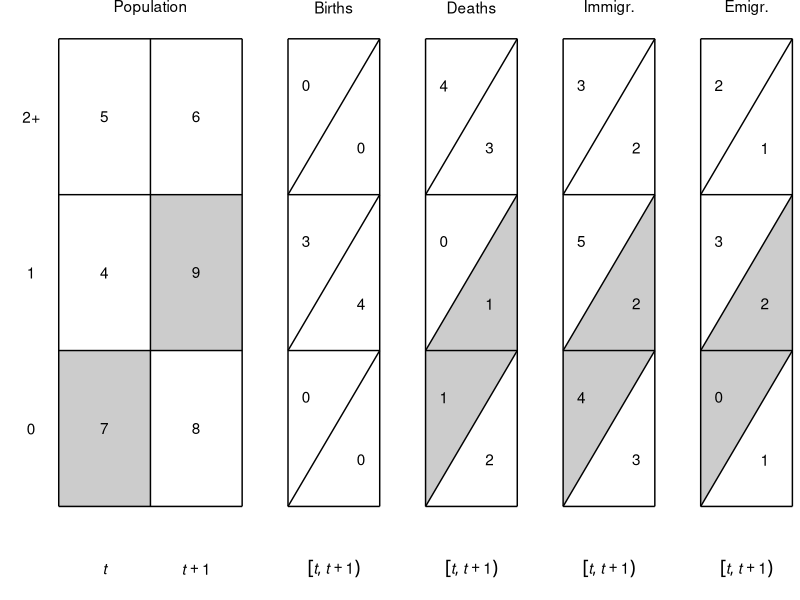

Recreate this plot in R.


library(ggplot2)

data_popn_poly <- data.frame(x =    c(0, 1, 1, 0, 0, 1, 2, 2, 1, 1),
                            y =    c(0, 0, 1, 1, 0, 1, 1, 2, 2, 1))
data_popn_box <- data.frame(x =    c(0, 2, 2, 0, 1, 0, 0),
                            xend = c(2, 2, 0, 0, 1, 2, 2),
                            y =    c(0, 0, 3, 3, 0, 1, 2),
                            yend = c(0, 3, 3, 0, 3, 1, 2))
data_popn_label <- data.frame(x = c(1, 0.5, 1.5, 0.5, 1.5, 0.5, 1.5, 0.5, 1.5),
                              y = c(3.2, 0.5, 0.5, 1.5, 1.5, 2.5, 2.5, -0.4, -0.4),
                              label = c("Population", 7, 8, 4, 9, 5, 6, "italic(t)", "italic(t)+1"))
data_births_box <- data.frame(x =    c(2.5, 3.5, 3.5, 2.5, 2.5, 2.5, 2.5, 2.5, 2.5),
                              xend = c(3.5, 3.5, 2.5, 2.5, 3.5, 3.5, 3.5, 3.5, 3.5),
                              y =    c(0, 0, 3, 3, 1, 2, 0, 1, 2),
                              yend = c(0, 3,   3,     0, 1,   2, 1, 2, 3))
data_births_label <- data.frame(x =  c(3,   2.7, 3.3, 2.7, 3.3, 2.7, 3.3, 3),
                                y =  c(3.2, 0.7, 0.3, 1.7, 1.3, 2.7, 2.3, -0.4),
                                label = c("Births", 0, 0, 3, 4, 0, 0, 'group("[",list(italic(t),italic(t+1)),")")'))
data_deaths_poly <- data.frame(x =   c(4, 5, 5, 4, 4),
                              y =    c(0, 1, 2, 1, 0))
data_deaths_box <- data.frame(x =    c(4, 5, 5, 4, 4, 4, 4, 4, 4),
                              xend = c(5, 5, 4, 4, 5, 5, 5, 5, 5),
                              y =    c(0, 0, 3, 3, 1, 2, 0, 1, 2),
                              yend = c(0, 3, 3, 0, 1, 2, 1, 2, 3))
data_deaths_label <- data.frame(x = c(4.5, 4.2, 4.7, 4.2, 4.7, 4.2, 4.7, 4.5),
                                y = c(3.2, 0.7, 0.3, 1.7, 1.3, 2.7, 2.3, -0.4),
                                label = c("Deaths", 1, 2, 0, 1, 4, 3, 'group("[",list(italic(t),italic(t+1)),")")'))
data_im_poly <- data.frame(x =   c(5.5, 6.5, 6.5, 5.5, 5.5),
                           y =    c(0, 1, 2, 1, 0))
data_im_box <- data.frame(x =    c(2.5, 3.5, 3.5, 2.5, 2.5, 2.5, 2.5, 2.5, 2.5) + 3,
                              xend = c(3.5, 3.5, 2.5, 2.5, 3.5, 3.5, 3.5, 3.5, 3.5) + 3,
                              y =    c(0, 0, 3, 3, 1, 2, 0, 1, 2),
                              yend = c(0, 3,   3,     0, 1,   2, 1, 2, 3))
data_im_label <- data.frame(x =  c(3,   2.7, 3.3, 2.7, 3.3, 2.7, 3.3, 3) + 3,
                                y =  c(3.2, 0.7, 0.3, 1.7, 1.3, 2.7, 2.3, -0.4),
                                label = c("Immigr.", 4, 3, 5, 2, 3, 2, 'group("[",list(italic(t),italic(t+1)),")")'))
data_em_poly <- data.frame(x =   c(7, 8, 8, 7, 7),
                           y =    c(0, 1, 2, 1, 0))
data_em_box <- data.frame(x =    c(4, 5, 5, 4, 4, 4, 4, 4, 4) + 3,
                              xend = c(5, 5, 4, 4, 5, 5, 5, 5, 5) + 3,
                              y =    c(0, 0, 3, 3, 1, 2, 0, 1, 2),
                              yend = c(0, 3, 3, 0, 1, 2, 1, 2, 3))
data_em_label <- data.frame(x = c(4.5, 4.2, 4.7, 4.2, 4.7, 4.2, 4.7, 4.5) + 3,
                                y = c(3.2, 0.7, 0.3, 1.7, 1.3, 2.7, 2.3, -0.4),
                                label = c("Emigr.", 0, 1, 3, 2, 2, 1, 'group("[",list(italic(t),italic(t+1)),")")'))
data_age_label <- data.frame(x = rep(-0.3, 3),
                             y = c(0.5, 1.5, 2.5),
                             label = c("0", "1", "2+"))
                                       
p <- ggplot(data_popn_box, aes(x = x, y = y)) +
    theme_bw() +
    theme(panel.border = element_blank(),
          panel.grid.major = element_blank(),
          panel.grid.minor = element_blank(),
          axis.text = element_blank(),
          axis.ticks = element_blank()) +
    coord_cartesian(expand = FALSE,
                    clip = "off") +
    ## population
    geom_polygon(aes(x = x, y = y),
              data = data_popn_poly,
              fill = "grey80") +
    geom_segment(aes(x = x, y = y, xend = xend, yend = yend),
                 data = data_popn_box) +
    geom_text(aes(label = label),
              data = data_popn_label,
              parse = TRUE) +
    ## births
    geom_segment(aes(x = x, y = y, xend = xend, yend = yend),
                 data = data_births_box) +
    geom_text(aes(label = label),
              data = data_births_label,
              parse = TRUE) +
    ## deaths
    geom_polygon(aes(x = x, y = y),
                 data = data_deaths_poly,
                 fill = "grey80") +
    geom_segment(aes(x = x, y = y, xend = xend, yend = yend),
                 data = data_deaths_box) +
    geom_text(aes(label = label),
              data = data_deaths_label,
              parse = TRUE) +
    ## immigration
    geom_polygon(aes(x = x, y = y),
                 data = data_im_poly,
                 fill = "grey80") +
    geom_segment(aes(x = x, y = y, xend = xend, yend = yend),
                 data = data_im_box) +
    geom_text(aes(label = label),
              data = data_im_label,
              parse = TRUE) +
    ## emigration
    geom_polygon(aes(x = x, y = y),
                 data = data_em_poly,
                 fill = "grey80") +
    geom_segment(aes(x = x, y = y, xend = xend, yend = yend),
                 data = data_em_box) +
    geom_text(aes(label = label),
              data = data_em_label,
              parse = TRUE) +
    ## age labels
    geom_text(aes(label = label),
              data = data_age_label) +
    ## other
    xlab("") +
    ylab("")

graphics.off()
pdf(file = "figures_accounts/fig_account_withage_lex.pdf",
    width = 4.3,
    height = 2.1)
plot(p)
dev.off()
